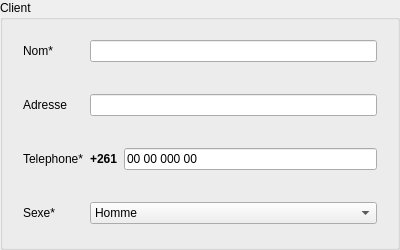
<?xml version="1.0" encoding="UTF-8"?>
<ui version="4.0">
 <class>ClientView</class>
 <widget class="QGroupBox" name="ClientView">
  <property name="geometry">
   <rect>
    <x>0</x>
    <y>0</y>
    <width>400</width>
    <height>250</height>
   </rect>
  </property>
  <property name="minimumSize">
   <size>
    <width>400</width>
    <height>250</height>
   </size>
  </property>
  <property name="maximumSize">
   <size>
    <width>400</width>
    <height>250</height>
   </size>
  </property>
  <property name="windowTitle">
   <string>GroupBox</string>
  </property>
  <property name="title">
   <string>Client</string>
  </property>
  <layout class="QVBoxLayout" name="verticalLayout">
   <item>
    <widget class="QWidget" name="clientGroup" native="true">
     <layout class="QFormLayout" name="formLayout_3">
      <item row="0" column="0">
       <widget class="QLabel" name="lbl">
        <property name="text">
         <string>Nom*</string>
        </property>
       </widget>
      </item>
      <item row="0" column="1">
       <widget class="QLineEdit" name="nomIn"/>
      </item>
      <item row="1" column="1">
       <spacer name="spc_23">
        <property name="orientation">
         <enum>Qt::Orientation::Vertical</enum>
        </property>
        <property name="sizeType">
         <enum>QSizePolicy::Policy::Minimum</enum>
        </property>
        <property name="sizeHint" stdset="0">
         <size>
          <width>20</width>
          <height>20</height>
         </size>
        </property>
       </spacer>
      </item>
      <item row="2" column="0">
       <widget class="QLabel" name="lbl_2">
        <property name="text">
         <string>Adresse</string>
        </property>
       </widget>
      </item>
      <item row="2" column="1">
       <widget class="QLineEdit" name="addrIn"/>
      </item>
      <item row="4" column="0">
       <widget class="QLabel" name="lbl_3">
        <property name="text">
         <string>Telephone*</string>
        </property>
       </widget>
      </item>
      <item row="4" column="1">
       <layout class="QHBoxLayout" name="horizontalLayout_5">
        <item>
         <widget class="QLabel" name="madaTelHead">
          <property name="font">
           <font>
            <bold>true</bold>
           </font>
          </property>
          <property name="text">
           <string>+261</string>
          </property>
         </widget>
        </item>
        <item>
         <widget class="QLineEdit" name="telIn">
          <property name="inputMask">
           <string notr="true">00 00 000 00</string>
          </property>
          <property name="text">
           <string>00 00 000 00</string>
          </property>
          <property name="maxLength">
           <number>12</number>
          </property>
         </widget>
        </item>
       </layout>
      </item>
      <item row="5" column="1">
       <spacer name="spc_24">
        <property name="orientation">
         <enum>Qt::Orientation::Vertical</enum>
        </property>
        <property name="sizeType">
         <enum>QSizePolicy::Policy::Minimum</enum>
        </property>
        <property name="sizeHint" stdset="0">
         <size>
          <width>20</width>
          <height>20</height>
         </size>
        </property>
       </spacer>
      </item>
      <item row="6" column="0">
       <widget class="QLabel" name="lbl_4">
        <property name="text">
         <string>Sexe*</string>
        </property>
       </widget>
      </item>
      <item row="6" column="1">
       <widget class="QComboBox" name="sexeIn">
        <item>
         <property name="text">
          <string>Homme</string>
         </property>
         <property name="icon">
          <iconset resource="../../../res/ressources.qrc">
           <normaloff>:/icons/icons/male.png</normaloff>:/icons/icons/male.png</iconset>
         </property>
        </item>
        <item>
         <property name="text">
          <string>Femme</string>
         </property>
         <property name="icon">
          <iconset resource="../../../res/ressources.qrc">
           <normaloff>:/icons/icons/female.png</normaloff>:/icons/icons/female.png</iconset>
         </property>
        </item>
       </widget>
      </item>
      <item row="3" column="1">
       <spacer name="spc_25">
        <property name="orientation">
         <enum>Qt::Orientation::Vertical</enum>
        </property>
        <property name="sizeType">
         <enum>QSizePolicy::Policy::Minimum</enum>
        </property>
        <property name="sizeHint" stdset="0">
         <size>
          <width>20</width>
          <height>20</height>
         </size>
        </property>
       </spacer>
      </item>
     </layout>
    </widget>
   </item>
  </layout>
 </widget>
 <resources>
  <include location="../../../res/ressources.qrc"/>
 </resources>
 <connections/>
</ui>
